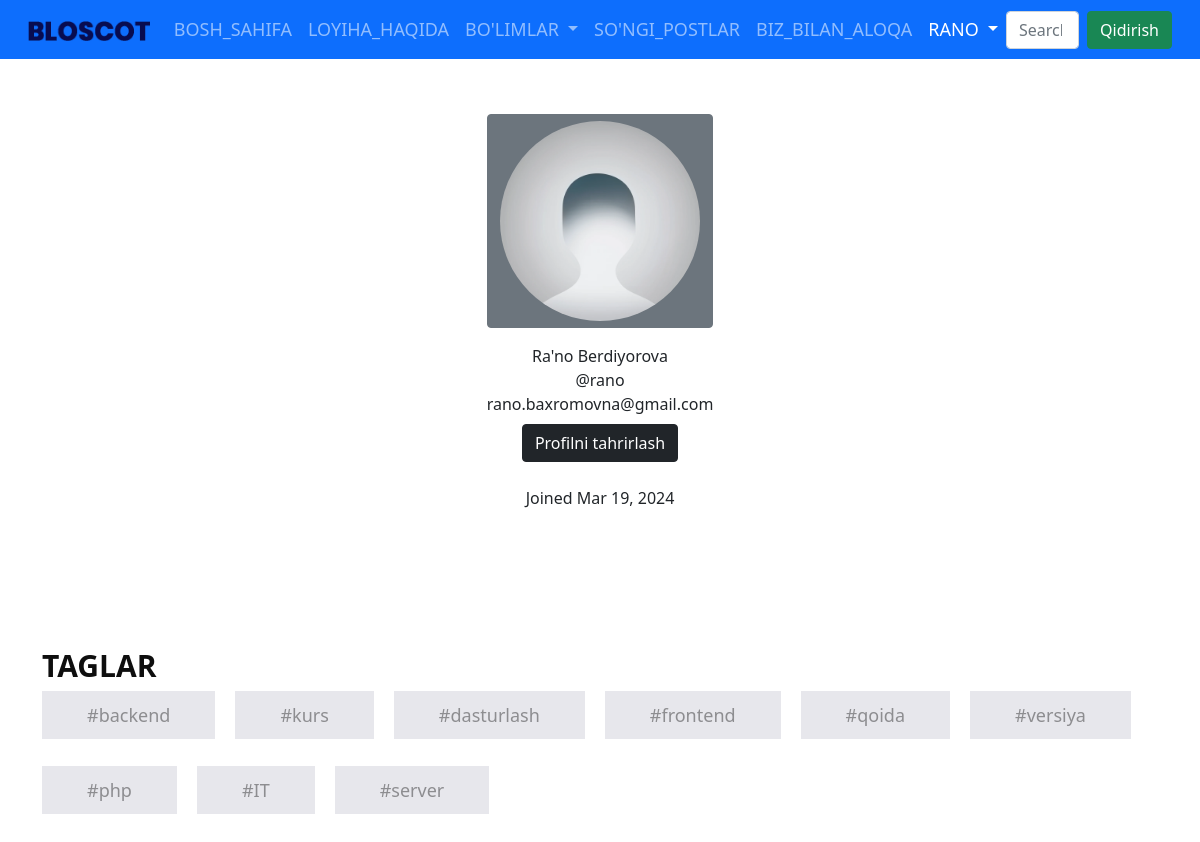
The app's page /users/profile/ (signed in) with its own data.
### users/models.py (models this page shows)
class CustomUser(AbstractUser):
    photo = models.ImageField(upload_to='users/images/', default='default_profile_pic.png')

### users/views.py (the view)
# urls.py: path('profile/', ProfileView.as_view(), name='profile'),
class ProfileView(LoginRequiredMixin, View):
    def get(self, request):
        return render(request, 'users/profile.html', {'user': request.user})

### posts/context_processor.py (called while the page is built)
def category(request):
    categories = Category.objects.all()
    context = {
        'categories': categories
    }
    return context

def post_tags(request):
    posts = Posts.published.prefetch_related('tags').all()
    tags = Tag.objects.all()
    context = {
        'posts': posts,
        'tags': tags
    }
    return context

### posts/models.py (called while the page is built)
    def get_queryset(self):
        return super().get_queryset().filter(status=Posts.Status.Published)

### templates/users/profile.html (shortened to what this page needs)
{% extends 'blog/base.html' %}
{% load static %}
{% block content %}
    <div class="image d-flex flex-column justify-content-center align-items-center">
        <button class="btn btn-secondary">
            <img src="{{ user.photo.url }}" alt="Profile picture" class="profile-pic">
        </button>
        <span class="name mt-3">{{ user.first_name }}  {{ user.last_name }}</span>
        <span class="idd">@{{user.username}}</span>
        <span class="idd">{{ user.email }}</span>
        <div class="d-flex mt-2">
            <a class="btn btn-dark" href="{% url 'profile_edit' %}">Profilni tahrirlash</a>
        </div>
        <div class="px-2 rounded date mt-4">
            <span class="join">Joined {{ user.date_joined | date:"M d, Y" }}</span>
        </div>
    </div>
{% endblock %}

### templates/blog/base.html (shortened to what this page needs)
<!DOCTYPE html>
{% load static %}
{% url 'home_page' as home_page_url %}
{% url 'about_page' as about_page_url %}
{% url 'latest_posts' as latest_posts_url %}
{% url 'contact_page' as contact_page_url %}
{% url 'login' as user_login_url %}
{% url 'logout' as user_logout_url %}
{% url 'profile' as user_profile_url %}
{% url 'profile_edit' as profile_edit_url %}
{% url 'create_post' as create_post_url %}
{% url 'my_posts' as my_posts_url %}
<html lang="en">
<head>
        <link rel="stylesheet" type="text/css" href="{% static 'css/main.css' %}">
      <link rel="stylesheet" type="text/css" href="{% static 'css/bootstrap.min.css' %}">
      <link rel="stylesheet" type="text/css" href="{% static 'css/style.css' %}">
      <link rel="stylesheet" href="{% static 'css/responsive.css' %}">
      <link rel="stylesheet" href="{% static 'css/jquery.mCustomScrollbar.min.css' %}">
      <link rel="stylesheet" href="https://netdna.bootstrapcdn.com/font-awesome/4.0.3/css/font-awesome.css">
      <link rel="stylesheet" href="{% static 'css/owl.carousel.min.css' %}">
      <link rel="stylesheet" href="https://cdnjs.cloudflare.com/ajax/libs/fancybox/2.1.5/jquery.fancybox.min.css" media="screen">
      <link href="https://cdn.jsdelivr.net/npm/bootstrap@5.0.2/dist/css/bootstrap.min.css" rel="stylesheet">
      <link rel="stylesheet" href="https://cdn.jsdelivr.net/npm/bootstrap-icons@1.11.3/font/bootstrap-icons.min.css">
</head>
<body>
    <nav class="navbar navbar-expand-lg navbar-dark bg-primary fixed-top">
      <div class="container-fluid">
        <a class="navbar-brand" href="{% url 'home_page' %}"><img src="{% static 'images/logo.png' %}"></a>
        <div class="collapse navbar-collapse">
          <ul class="navbar-nav me-auto mb-2 mb-lg-0">
            <li class="nav-item">
              <a class="nav-link {% if request.path == home_page_url %} active {% endif %}" aria-current="page" href="{% url 'home_page' %}">Bosh_sahifa</a>
            </li>
            <li class="nav-item">
              <a class="nav-link {% if request.path == about_page_url %} active {% endif %}" href="{% url 'about_page' %}">Loyiha_haqida</a>
            </li>
            <li class="nav-item dropdown">
              <a class="nav-link dropdown-toggle" href="#" id="navbarDropdown" role="button" data-bs-toggle="dropdown" aria-expanded="false">
                Bo'limlar
              </a>
            </li>
            <li class="nav-item">
              <a class="nav-link {% if request.path == latest_posts_url %} active {% endif %}" href="{{latest_posts_url}}">So'ngi_postlar</a>
           </li>
           <li class="nav-item">
              <a class="nav-link {% if request.path == contact_page_url %} active {% endif %}" href="{% url 'contact_page' %}">Biz_bilan_aloqa</a>
           </li>
           {% if request.user.is_authenticated %}
                <li class="nav-item dropdown">
                  <a class="nav-link dropdown-toggle {% if request.path == user_profile_url or request.path == profile_edit_url %} active {% endif %}" href="user_profile_url" role="button" data-bs-toggle="dropdown" aria-expanded="false">
                      {{ request.user.username }}
                  </a>
                </li>
            {% else %}
                <li class="nav-item">
                  <a class="nav-link {% if request.path == user_login_url %} active {% endif %}" aria-current="page" href="{{user_login_url}}">Login</a>
                </li>
            {% endif %}
          </ul>
          <form class="d-flex" action="{% url 'search_result' %}" method="get">
            <input class="form-control me-2" type="search" placeholder="Search" aria-label="Search" name="q">
            <button class="btn btn-success" type="submit">Qidirish</button>
          </form>
        </div>
      </div>
    </nav>
<div class="about_section layout_padding mb-5">
      <div class="container">
            {% block content %}
            {% endblock %}
      </div>
</div>
<div class="tag_section layout_padding">
  <div class="container">
     <h1 class="tag_taital">Taglar</h1>
     <div class="tag_bt">
        <ul>
            {% for tag in tags %}
                <li class="mb-5"><a href="{% url 'tagged' tag.slug %}">#{{ tag }}</a></li>
            {% endfor %}
        </ul>
     </div>
  </div>
</div>
</body>
</html>

### static/css/main.css (style rules this page uses)
.profile-pic { width: 200px; height: 200px; border-radius: 50%; }

### static/css/style.css (style rules this page uses)
* { box-sizing: border-box !important; transition: ease all 0.5s; }
html { scroll-behavior: smooth; }
body { color: #666666; font-size: 14px; font-family: Poppins; line-height: 1.80857; font-weight: normal; overflow-x: hidden; }
a { color: #1f1f1f; text-decoration: none !important; outline: none !important; -webkit-transition: all .3s ease-in-out; -moz-transition: all .3s ease-in-out; -ms-transition: all .3s ease-in-out; -o-transition: all .3s ease-in-out; transition: all .3s ease-in-out; }
h1, h2, h3, h4, h5, h6 { letter-spacing: 0; font-weight: normal; position: relative; padding: 0 0 10px 0; font-weight: normal; line-height: normal; color: #111111; margin: 0 }
h1 { font-size: 24px }
*, *::after, *::before { -webkit-box-sizing: border-box; -moz-box-sizing: border-box; box-sizing: border-box; }
ul, li, ol { margin: 0px; padding: 0px; list-style: none; }
a { color: #222222; text-decoration: none; outline: none !important; }
a, .btn { text-decoration: none !important; outline: none !important; -webkit-transition: all .3s ease-in-out; -moz-transition: all .3s ease-in-out; -ms-transition: all .3s ease-in-out; -o-transition: all .3s ease-in-out; transition: all .3s ease-in-out; }
img { max-width: 100%; height: auto; }
button { border: 0; margin: 0; padding: 0; cursor: pointer; }
.layout_padding { padding-top: 90px; padding-bottom: 0px; }
.navbar-expand-lg .navbar-nav .nav-link { padding-right: 15px; padding-left: 15px; font-size: 18px; color: #f8f9fa; text-transform: uppercase; }
.about_section { width: 100%; float: left; padding-top: 90px; }
.tag_section { width: 100%; float: left; padding-bottom: 90px; }
.tag_taital { width: 100%; float: left; font-size: 30px; color: #0e0e0e; text-transform: uppercase; font-weight: bold; }
.tag_bt { width: 100%; float: left; }
.tag_bt ul { margin: 0px; padding: 0px; }
.tag_bt li { float: left; font-size: 18px; color: #8d8d90; background-color: #e7e7ec; margin-right: 20px; }
.tag_bt li a { color: #8d8d90; background-color: #e7e7ec; padding: 12px 45px; }

### records on screen
CustomUser: user.username "RANO", photo (placeholder picture), first_name "Ra'no", last_name "Berdiyorova", username "rano", email "rano.baxromovna@gmail.com", date_joined "Mar 19, 2024"
Tag: name "backend"
Tag: name "kurs"
Tag: name "dasturlash"
Tag: name "frontend"
Tag: name "qoida"
Tag: name "versiya"
Tag: name "php"
Tag: name "IT"
Tag: name "server"
